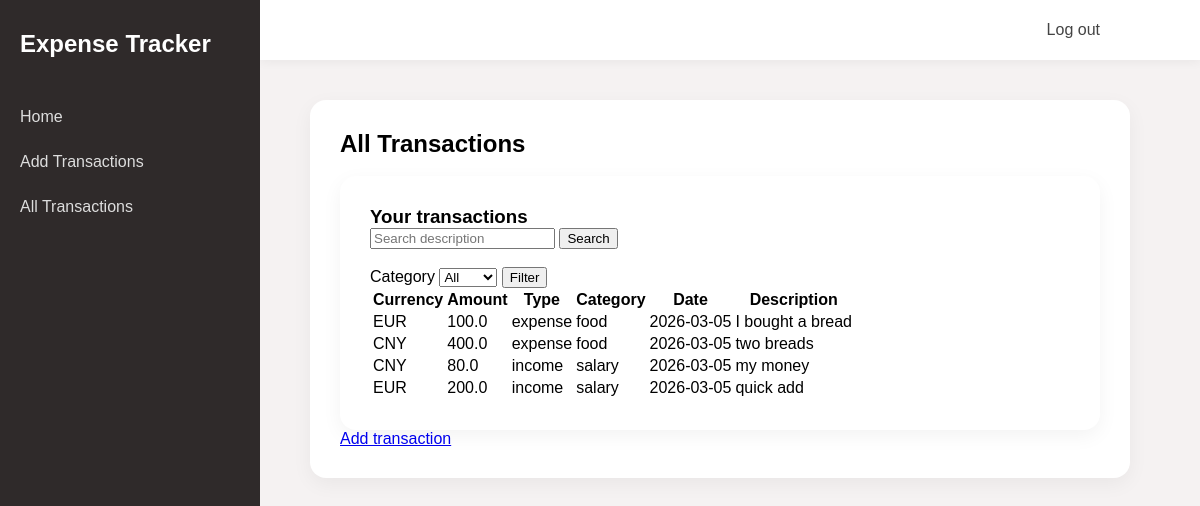
/personal (signed in), run on the app's committed database.
### tables this page shows
CREATE TABLE transactions
(
    transaction_id INTEGER PRIMARY KEY AUTOINCREMENT,
    user_id INTEGER NOT NULL,
    currency TEXT NOT NULL,
    amount REAL NOT NULL,
    type TEXT NOT NULL,
    category TEXT NOT NULL,
    date DATE NOT NULL,
    description TEXT NOT NULL
);

### app.py (the view, shortened to what this page needs)
@app.route("/personal")
@login_required
def personal():
    db = get_db()
    user_id = session["user_id"]
    query = request.args.get("q")
    category = request.args.get("category")
    if query and category:
        content = db.execute("""SELECT * FROM transactions
                            WHERE user_id = ?
                            AND description LIKE ?
                            AND category = ?
                            ORDER BY date DESC
                            """, (user_id, f"%{query}%", category)).fetchall()
    elif query:
        content = db.execute("""SELECT * FROM transactions
                            WHERE user_id = ?
                            AND description LIKE ?
                            ORDER BY date DESC
                            """, (user_id, f"%{query}%")).fetchall()
    else:
        content = db.execute("""SELECT * FROM transactions
                            WHERE user_id = ?
                            ORDER BY date DESC
                            """, (user_id,)).fetchall()
    categories = db.execute("""SELECT DISTINCT category
                            FROM transactions
                            WHERE user_id = ?
                            ORDER BY category
                            """, (user_id,)).fetchall()
    current_month = datetime.now().strftime("%Y-%m")
    rows = db.execute("""SELECT amount, currency
                        FROM transactions
                        WHERE user_id = ?
                        AND type = 'expense'
                        AND strftime('%Y-%m', date) = ?
                     """, (user_id, current_month)).fetchall()
    expense = 0
    for row in rows:
        expense += convert(row["amount"], row["currency"], "EUR")
    expense = round(expense, 2)
    rows = db.execute("""SELECT amount, currency
                        FROM transactions
                        WHERE user_id = ?
                        AND type = 'income'
                        AND strftime('%Y-%m', date) = ?
                     """, (user_id, current_month)).fetchall()
    income = 0
    for row in rows:
        income += convert(row["amount"], row["currency"], "EUR")
    income = round(income, 2)
    expense = expense if expense else 0
    income = income if income else 0
    budget = 1000
    remaining = budget - expense
    percent = (expense / budget * 100) if budget else 0
    return render_template("personal.html", content=content, categories=categories)

### app.py (called while the page is built)
@app.before_request
def load_logged_in_user():
    g.user = session.get("user_id", None)

def login_required(view):
    @wraps(view)
    def wrapped_view(*args, **kwargs):
        if g.user is None:
            return redirect(url_for("login", next=request.url))
        return view(*args, **kwargs)
    return wrapped_view

def convert(amount, from_currency, to_currency):
    if from_currency == to_currency:
        return amount
    rate = EXCHANGE_RATE[(from_currency, to_currency)]
    return amount * rate

### database.py (called while the page is built)
def get_db():
    if "db" not in g:
        g.db = sqlite3.connect(DATABASE,
            detect_types=sqlite3.PARSE_DECLTYPES
        )
        g.db.row_factory = sqlite3.Row
    return g.db

### templates/personal.html (shortened to what this page needs)
{% extends "base.html" %}
{% block main_content %}
<h1>All Transactions</h1>
<br>
<section>
    <h3>
        Your transactions
    </h3>
    <form action="" method="get">
        <input type="text" name="q" value="{{ request.args.get('q', '') }}" placeholder="Search description">
        <button type="submit">Search</button>
        <br>
        <br>
        <label>Category</label>
        <select name="category">
            <option value="">All</option>
        </select>
        <button type="submit">Filter</button>
    </form>
    <table>
        <tr>
            <th>Currency</th>
            <th>Amount</th>
            <th>Type</th>
            <th>Category</th>
            <th>Date</th>
            <th>Description</th>
        </tr>
        {% for row in content %}
        <tr>
            <td>{{ row["currency"] }}</td>
            <td>{{ row["amount"] }}</td>
            <td>{{ row["type"] }}</td>
            <td>{{ row["category"] }}</td>
            <td>{{ row["date"] }}</td>
            <td>{{ row["description"] }}</td>
        </tr>
        {% endfor %}
    </table>
</section>
<a href="{{ url_for('add_transactions') }}">Add transaction</a>
{% endblock %}

### templates/base.html (shortened to what this page needs)
<!DOCTYPE html>
<html lang="en">
<head>
    <link rel="stylesheet" href="{{ url_for('static', filename='styles.css')}}">
</head>
<body>
    <header>
        <nav class="top-nav">
            <ul>
                {% if g.user %}
                <li><a href="{{ url_for('logout') }}">Log out</a></li>
                {% else %}
                <li><a href="{{ url_for('login') }}">Login</a></li>
                <li><a href="{{ url_for('register') }}">Register</a></li>
                {% endif %}
            </ul>
        </nav>
    </header>
    <aside>
        <h1>Expense Tracker</h1>
        <nav>
            <ul>
                <li><a href="{{ url_for('index') }}">Home</a></li>
                <li><a href="{{ url_for('add_transactions') }}">Add Transactions</a></li>
                <li><a href="{{ url_for('personal') }}">All Transactions</a></li>
            </ul>
        </nav>
    </aside>
    <main>
        <section>
            {% block main_content %}
            {% endblock %}
        </section>
    </main>
</body>
</html>

### static/styles.css (style rules this page uses)
* { margin: 0; font-family: sans-serif; }
html { background-color: #f5f2f2; }
aside { position: fixed; left: 0; top: 0; width: 220px; height: 100vh; background-color: #2f2a2a; color: white; padding: 30px 20px; display: flex; flex-direction: column; gap: 20px; }
aside h1 { margin-top: 0; }
aside nav ul { list-style: none; padding: 0; margin-top: 30px; }
aside nav ul li { margin-bottom: 27px; }
aside nav a { color: #ddd; text-decoration: none; }
header { position: fixed; right: 0; top: 0; left: 260px; height: 60px; background: white; display: flex; justify-content: flex-end; align-items: center; padding-right: 30px; box-shadow: 0 2px 10px rgba(0, 0, 0, 0.05); }
header ul { list-style: none; margin: 20px; padding: 20px; display: flex; }
header li { margin-left: 10px; }
header a { text-decoration: none; color: #444; padding: 30px; }
main { margin-left: 270px; margin-right: 30px; margin-top: 60px; padding: 40px; }
section { background-color: white; padding: 30px; border-radius: 16px; box-shadow: 0 6px 20px rgba(0, 0, 0, 0.05); }

### data on the page
transactions: currency "EUR", amount "100.0", type "expense", category "food", date "2026-03-05", description "I bought a bread"
transactions: currency "CNY", amount "400.0", type "expense", category "food", date "2026-03-05", description "two breads"
transactions: currency "CNY", amount "80.0", type "income", category "salary", date "2026-03-05", description "my money"
transactions: currency "EUR", amount "200.0", type "income", category "salary", date "2026-03-05", description "quick add"
